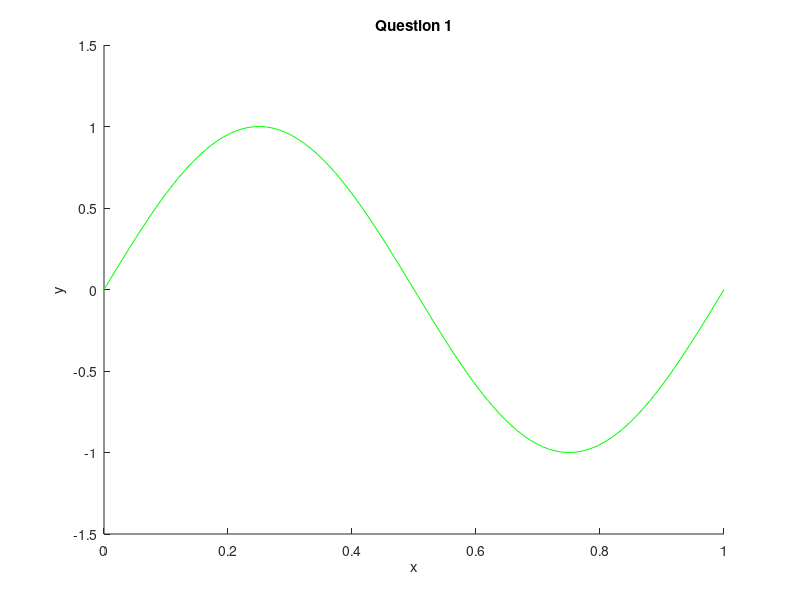

Source code (MATLAB): (Note: this script raises an error after producing the figure.)
% set figure option
figure(1), ylim([-1.5, 1.5]), title('Question 1'), xlabel('x'), ylabel('y'), hold on;

% plot original signal y = sin(2 * pi * x)
plot(linspace(0, 1), sin(2 * pi * linspace(0, 1)), 'g'), hold on;

% generate gaussian noise samples with range = [0, 1], number of samples = 10
gaussianNoise_samples_10 = GaussianNoise_generator([0, 1], 10);

% plot gaussian noise samples
plot(gaussianNoise_samples_10.x, gaussianNoise_samples_10.y, 'o'), hold on;